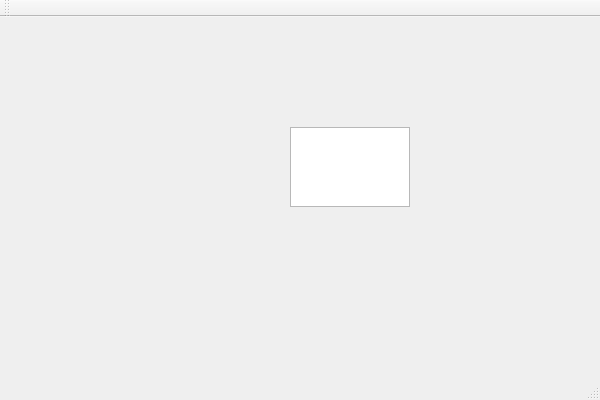
<ui version="4.0" >
 <class>treeviewClass</class>
 <widget class="QMainWindow" name="treeviewClass" >
  <property name="geometry" >
   <rect>
    <x>0</x>
    <y>0</y>
    <width>600</width>
    <height>400</height>
   </rect>
  </property>
  <property name="windowTitle" >
   <string>treeview</string>
  </property>
  <widget class="QWidget" name="centralWidget" >
   <widget class="QTreeView" name="treeView" >
    <property name="geometry" >
     <rect>
      <x>290</x>
      <y>110</y>
      <width>120</width>
      <height>80</height>
     </rect>
    </property>
   </widget>
  </widget>
  <widget class="QMenuBar" name="menuBar" >
   <property name="geometry" >
    <rect>
     <x>0</x>
     <y>0</y>
     <width>600</width>
     <height>20</height>
    </rect>
   </property>
  </widget>
  <widget class="QToolBar" name="mainToolBar" >
   <property name="orientation" >
    <enum>Qt::Horizontal</enum>
   </property>
   <attribute name="toolBarArea" >
    <number>4</number>
   </attribute>
  </widget>
  <widget class="QStatusBar" name="statusBar" />
 </widget>
 <layoutdefault spacing="6" margin="11" />
 <resources/>
 <connections/>
</ui>
